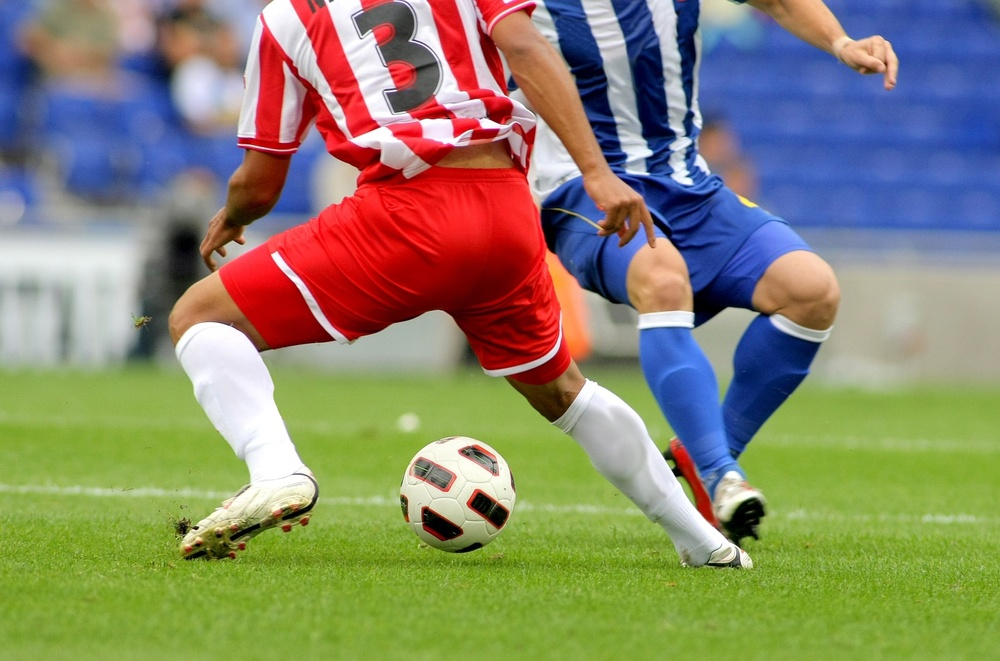
#> input picture ch2/soccer.jpg, 1000 x 661 px, shrunk from 1434 x 948 before the run
$ python 2-3slicing.py
#> lines starting #> are read from the running program, lines starting #| are printed output that depends on the picture
import cv2
import sys
import numpy as np

img=cv2.imread('soccer.jpg') # 컬러로 읽어서
#> img is the input picture: shape (661, 1000, 3); mean B, G, R 107.3, 133.3, 136.8
if img is None:
    sys.exit('파일을 찾을 수 없습니다.')

print(type(img)) # <class 'numpy.ndarray'>
#| <class 'numpy.ndarray'>
print(img.shape) # (948, 1434, 3)
#| (661, 1000, 3)

# 1 numpy의 슬라이싱slicing
# img.shape[0]은 '이미지의 세로'를 말한다
# img.shape[1]은 '이미지의 가로'를 말한다
#                                   행 중에서 '0~절반'을 쓸거고, 열 중에서 '0~절반'을 쓸거고, 컬러는 다 쓰겠다
cv2.imshow('Upper left half', img[0 : img.shape[0]//2, 0 : img.shape[1]//2, :])
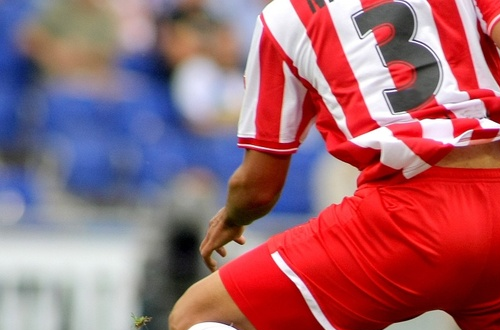
#> window 'Upper left half': shape (330, 500, 3); mean B, G, R 111.5, 101, 158.8
#                      세로의 1/4 지점에서 시작 : 세로의 3/4 지점에서 끝, 가로의 1/4 지점에서 시작 : 가로의 3/4 지점에서 끝
cv2.imshow('Central half', img[img.shape[0]//4 : 3*img.shape[0]//4, img.shape[1]//4 : 3*img.shape[1]//4, :])
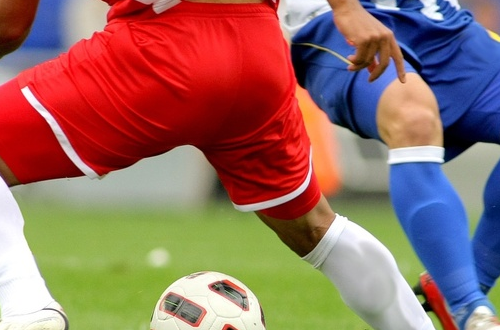
#> window 'Central half': shape (330, 500, 3); mean B, G, R 98.4, 108.1, 149.3

# 세로, 가로 다 쓰겠다. 하지만 컬러 중에서 n번째 해당하는 값만 쓰겠다.
# OpenCV는 BGR로 색상값 저장
# r, g, b가 순서대로 2, 1, 0번째임
cv2.imshow('Red channel', img[:,:,2])   # r만 쓰겠다. 값이 크면 하얘짐
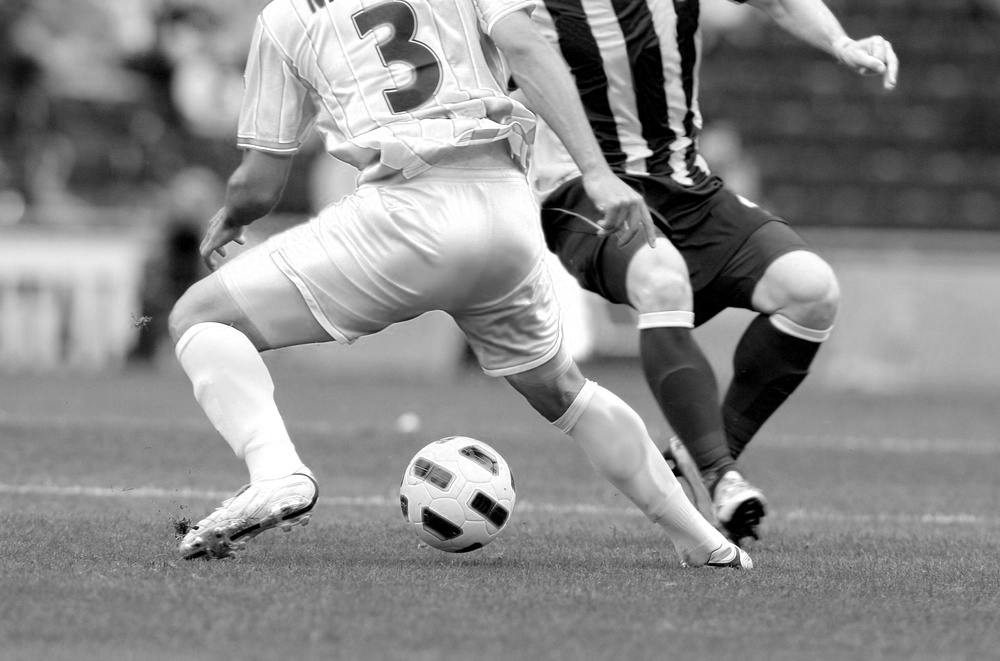
#> window 'Red channel': shape (661, 1000); min 0, max 255, mean 136.8
cv2.imshow('Green channel', img[:,:,1]) # g만 쓰겠다
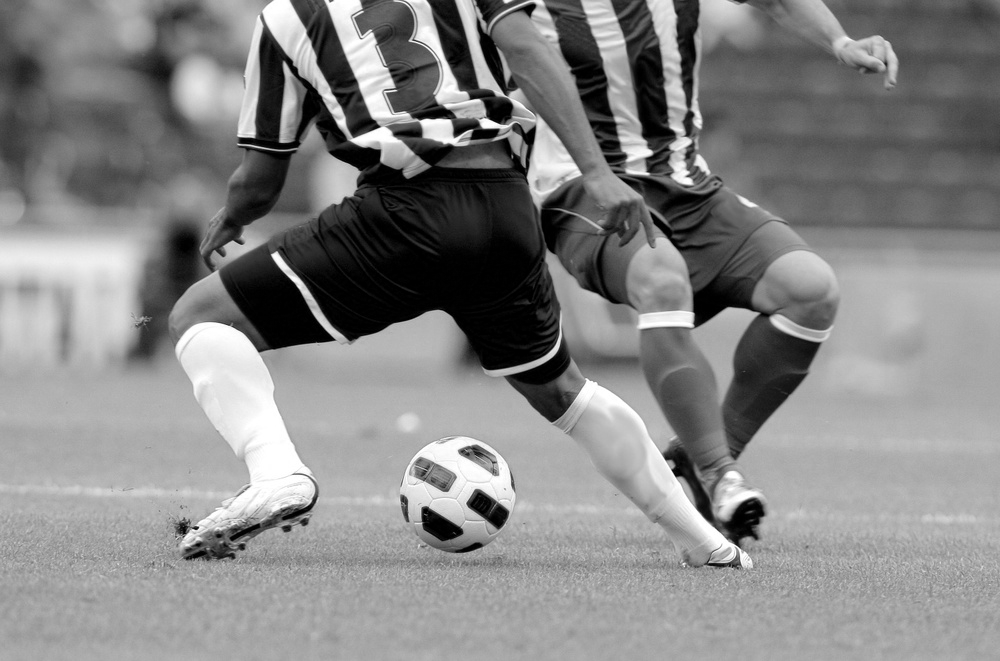
#> window 'Green channel': shape (661, 1000); min 0, max 255, mean 133.3
cv2.imshow('Blue channel', img[:,:,0])  # b만 쓰겠다
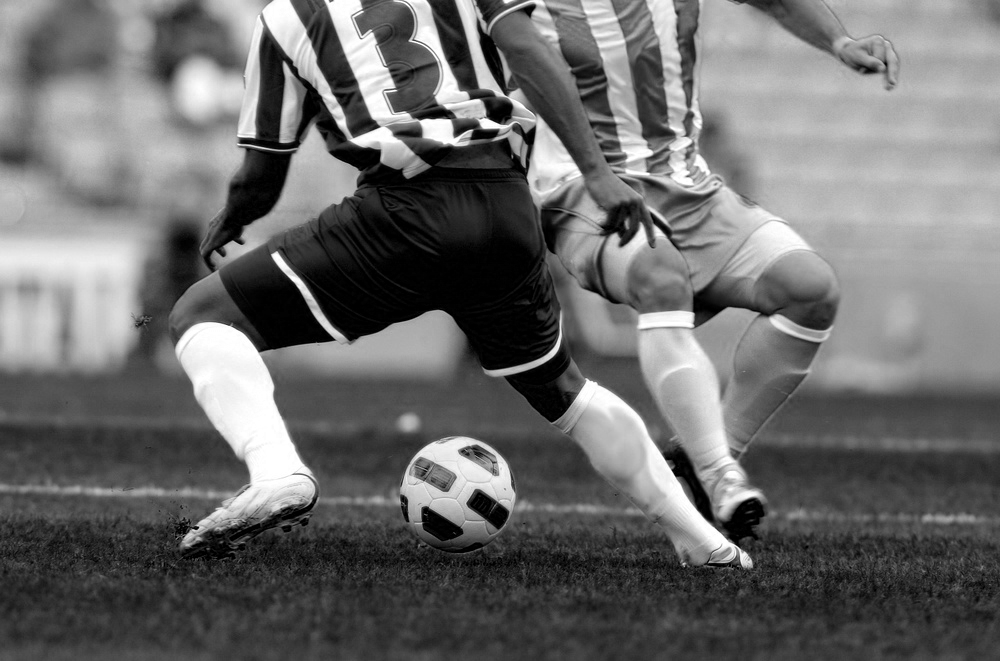
#> window 'Blue channel': shape (661, 1000); min 0, max 255, mean 107.3

# 2 OpenCV의 split
b,g,r = cv2.split(img) # 특정한 색상을 분리하는 함수 split(). 리턴값 3개를 준다
black = np.zeros((img.shape[0],img.shape[1]), np.uint8)
# 빨간색이 나오는 이미지를 만드려면 3byte를 충족해야 함.
# 그래서 black이란 변수에 0을 초기값으로 갖는 같은 크기의 행렬을 만든 다음, merge()를 이용해 합쳐주면 된다
img_R = cv2.merge((black,black, r))     # b, g, r 순이다(매개변수)
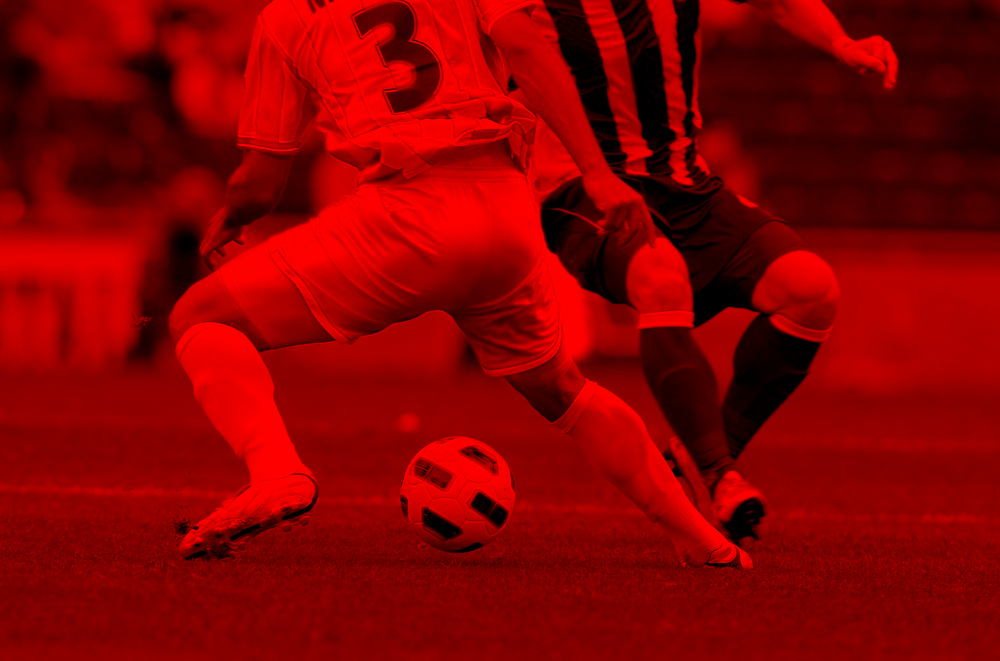
#> img_R: shape (661, 1000, 3); mean of channels 0, 1, 2 0, 0, 136.8; drawn as B, G, R
img_B = cv2.merge((b, black, black))
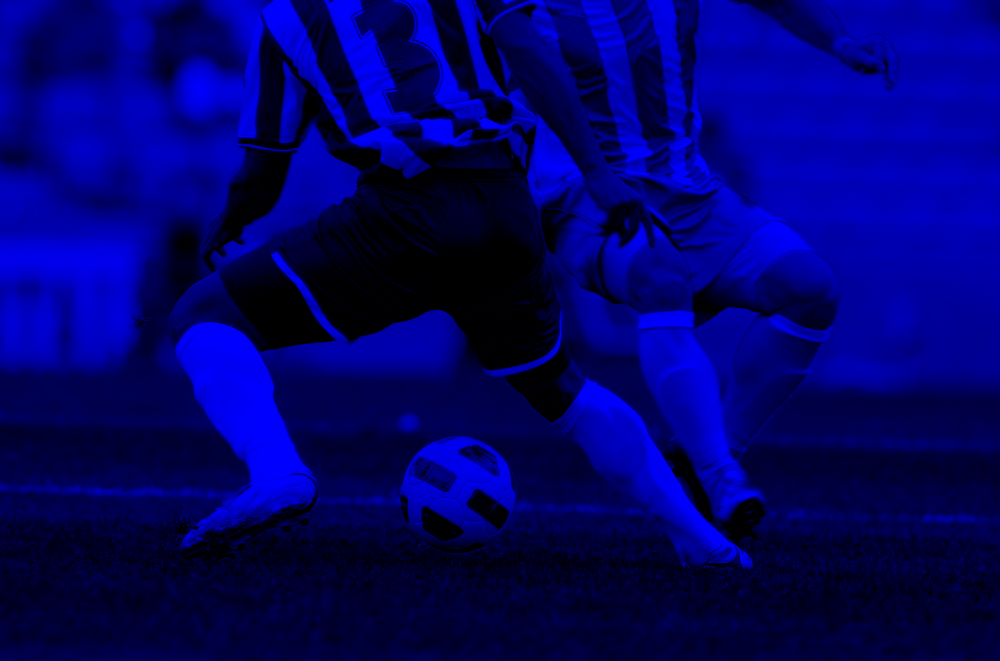
#> img_B: shape (661, 1000, 3); mean of channels 0, 1, 2 107.3, 0, 0; drawn as B, G, R
cv2.imshow('Red in Color', img_R)
cv2.imshow('Blue in Color', img_B)


cv2.waitKey()
cv2.destroyAllWindows()

$ run again, with ch2/girl_laughing.jpg copied over ch2/soccer.jpg
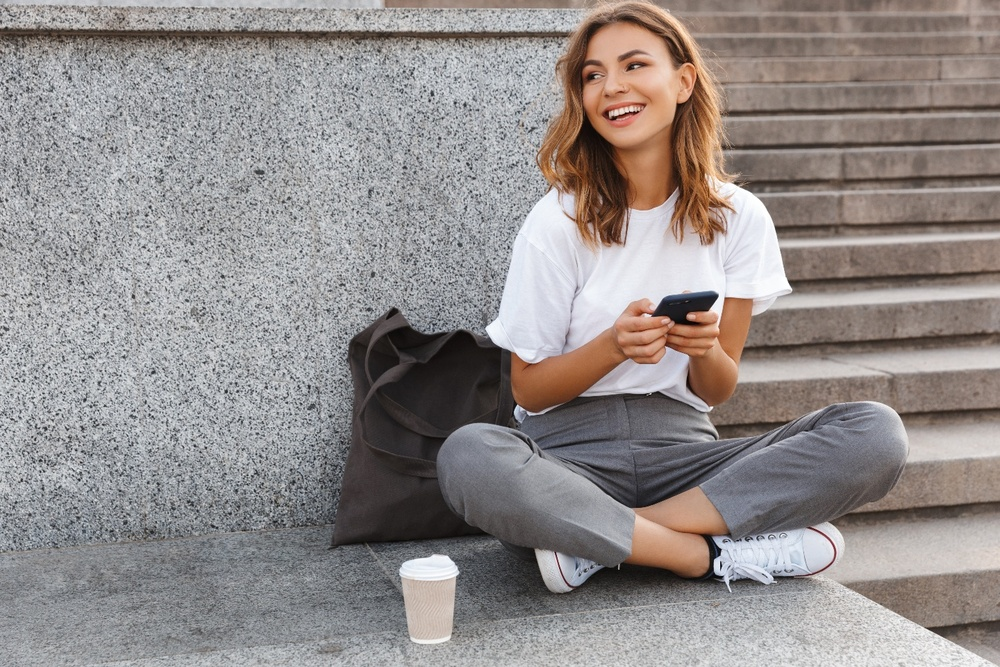
#> input picture ch2/girl_laughing.jpg, 1000 x 667 px, shrunk from 1440 x 960 before the run
#> img is the input picture: shape (667, 1000, 3); mean B, G, R 139.3, 140.6, 146.9
#| <class 'numpy.ndarray'>
#| (667, 1000, 3)
#> `img_R = cv2.merge((black,black, r))`:
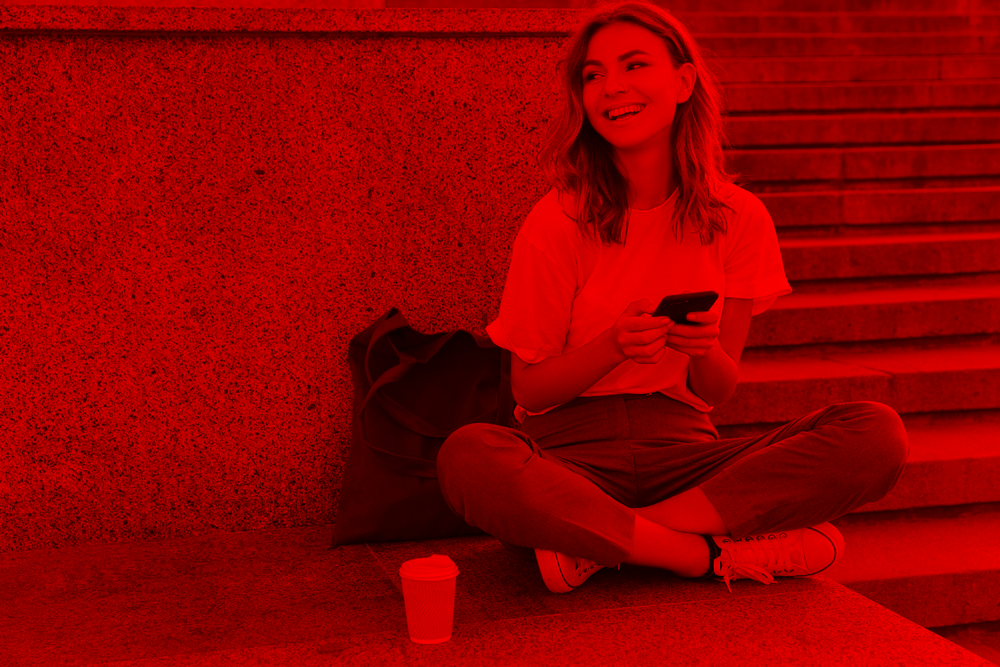
#> img_R: shape (667, 1000, 3); mean of channels 0, 1, 2 0, 0, 146.9; drawn as B, G, R
#> `img_B = cv2.merge((b, black, black))`:
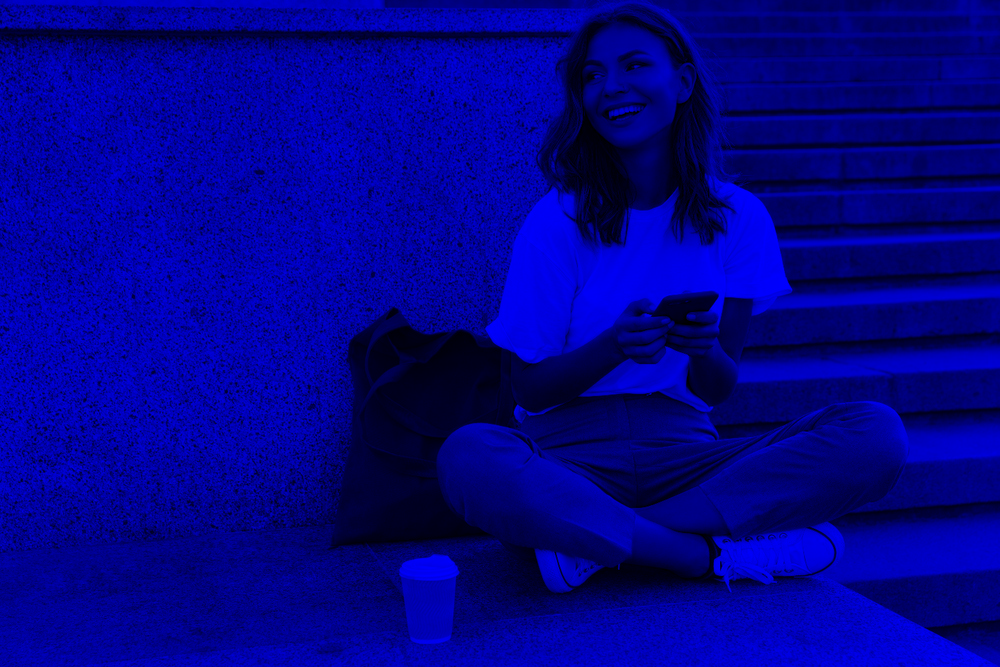
#> img_B: shape (667, 1000, 3); mean of channels 0, 1, 2 139.3, 0, 0; drawn as B, G, R
